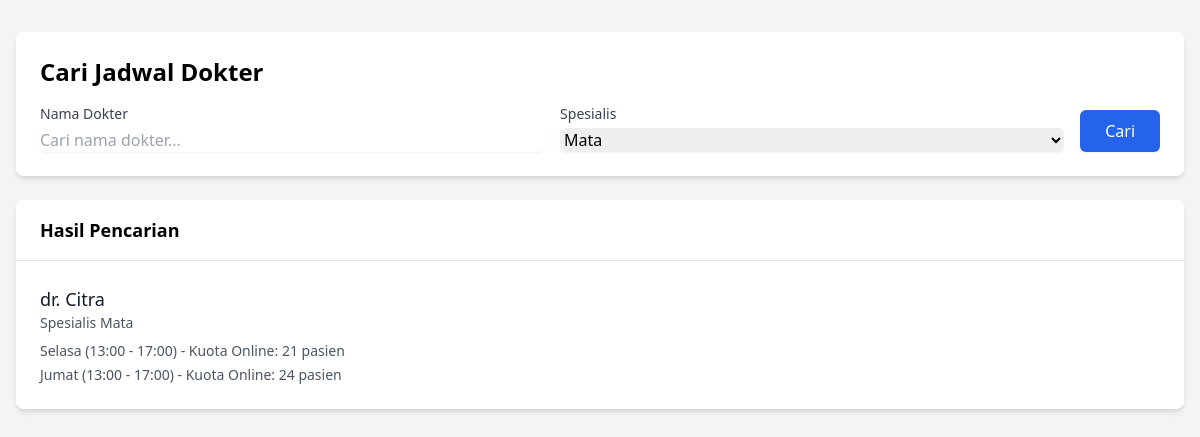
/admin/jadwal_dokter.php?specialist=Mata, run on the app's committed database.
### tables this page shows
CREATE TABLE `jadwal_dokter` (
  `ID_Jadwal` int(11) NOT NULL,
  `ID_Dokter` int(11) DEFAULT NULL,
  `Jam_Mulai` time NOT NULL,
  `Jam_Selesai` time NOT NULL,
  `Kuota_Online` int(11) DEFAULT NULL,
  `Kuota_Offline` int(11) DEFAULT NULL,
  `Max_Pasien` int(11) NOT NULL DEFAULT 20,
  `Hari` varchar(20) NOT NULL,
  `Status` enum('Aktif','Tidak Aktif') DEFAULT 'Aktif',
  `Keterangan` text DEFAULT NULL
);

### admin/jadwal_dokter.php (the view, shortened to what this page needs)
<?php
require_once('../config/db_connection.php');
$query_specialists = "SELECT DISTINCT Spesialis FROM Dokter ORDER BY Spesialis";
$specialists = $conn->query($query_specialists)->fetch_all(MYSQLI_ASSOC);
$search_doctor = isset($_GET['search_doctor']) ? $_GET['search_doctor'] : '';
$selected_specialist = isset($_GET['specialist']) ? $_GET['specialist'] : '';
$query = "SELECT
    d.ID_Dokter,
    d.Nama as nama_dokter,
    d.Spesialis,
    jd.Hari,
    jd.Jam_Mulai,
    jd.Jam_Selesai,
    jd.Kuota_Online,
    jd.Status
FROM dokter d
LEFT JOIN jadwal_dokter jd ON d.ID_Dokter = jd.ID_Dokter
WHERE jd.Status = 'Aktif'";
if (!empty($selected_specialist)) {
    $query .= " AND d.Spesialis = ?";
}
$query .= " ORDER BY d.Nama, FIELD(jd.Hari, 'Senin', 'Selasa', 'Rabu', 'Kamis', 'Jumat', 'Sabtu', 'Minggu')";
$stmt = $conn->prepare($query);
if (!empty($search_doctor) && !empty($selected_specialist)) {
    $search_param = "%$search_doctor%";
    $stmt->bind_param("ss", $search_param, $selected_specialist);
} elseif (!empty($search_doctor)) {
    $search_param = "%$search_doctor%";
    $stmt->bind_param("s", $search_param);
} elseif (!empty($selected_specialist)) {
    $stmt->bind_param("s", $selected_specialist);
}
$stmt->execute();
$result = $stmt->get_result();
$schedules = [];
while ($row = $result->fetch_assoc()) {
    $doctorId = $row['ID_Dokter'];
    if (!isset($schedules[$doctorId])) {
        $schedules[$doctorId] = [
            'nama_dokter' => $row['nama_dokter'],
            'Spesialis' => $row['Spesialis'],
            'jadwal' => []
        ];
    }
    if ($row['Hari']) {
        $schedules[$doctorId]['jadwal'][] = [
            'hari' => $row['Hari'],
            'jam_mulai' => $row['Jam_Mulai'],
            'jam_selesai' => $row['Jam_Selesai'],
            'kuota_online' => $row['Kuota_Online']
        ];
    }
}
?>
<!DOCTYPE html>
<html lang="id">
<head>
    <link href="https://cdn.jsdelivr.net/npm/tailwindcss@2.2.19/dist/tailwind.min.css" rel="stylesheet">
</head>
<body class="bg-gray-100">
    <div class="max-w-7xl mx-auto px-4 py-8">
        <div class="bg-white rounded-lg shadow-md p-6 mb-6">
            <h2 class="text-2xl font-bold mb-4">Cari Jadwal Dokter</h2>
            <form method="GET" class="space-y-4 md:space-y-0 md:flex md:space-x-4">
                <div class="flex-1">
                    <label class="block text-sm font-medium text-gray-700">Nama Dokter</label>
                    <input
                        type="text"
                        name="search_doctor"
                        value="<?php echo htmlspecialchars($search_doctor); ?>"
                        class="mt-1 block w-full rounded-md border-gray-300 shadow-sm focus:border-blue-500 focus:ring-blue-500"
                        placeholder="Cari nama dokter...">
                </div>
                <div class="flex-1">
                    <label class="block text-sm font-medium text-gray-700">Spesialis</label>
                    <select
                        name="specialist"
                        class="mt-1 block w-full rounded-md border-gray-300 shadow-sm focus:border-blue-500 focus:ring-blue-500">
                        <?php foreach ($specialists as $specialist): ?>
                            <option
                                value="<?php echo htmlspecialchars($specialist['Spesialis']); ?>"
                                <?php echo $selected_specialist === $specialist['Spesialis'] ? 'selected' : ''; ?>>
                                <?php echo htmlspecialchars($specialist['Spesialis']); ?>
                            </option>
                        <?php endforeach; ?>
                    </select>
                </div>
                <div class="flex items-end">
                    <button
                        type="submit"
                        class="w-full md:w-auto px-6 py-2 border border-transparent rounded-md shadow-sm text-white bg-blue-600 hover:bg-blue-700 focus:outline-none focus:ring-2 focus:ring-offset-2 focus:ring-blue-500">
                        Cari
                    </button>
                </div>
            </form>
        </div>
        <div class="bg-white rounded-lg shadow-md">
            <div class="px-6 py-4 border-b border-gray-200">
                <h3 class="text-lg font-semibold">Hasil Pencarian</h3>
            </div>
            <?php if (empty($schedules)): ?>
                <div class="p-6 text-center text-gray-500">
                    Tidak ada jadwal dokter yang ditemukan
                </div>
            <?php else: ?>
                <div class="divide-y divide-gray-200">
                    <?php foreach ($schedules as $schedule): ?>
                        <div class="p-6">
                            <div class="flex justify-between items-start">
                                <div>
                                    <h4 class="text-lg font-medium text-gray-900">
                                        <?php echo htmlspecialchars($schedule['nama_dokter']); ?>
                                    </h4>
                                    <p class="text-sm text-gray-600">
                                        Spesialis <?php echo htmlspecialchars($schedule['Spesialis']); ?>
                                    </p>
                                    <div class="mt-2 space-y-1">
                                        <?php foreach ($schedule['jadwal'] as $jadwal): ?>
                                            <p class="text-sm text-gray-600">
                                                <?php
                                                echo htmlspecialchars(sprintf(
                                                    "%s (%s - %s) - Kuota Online: %d pasien",
                                                    $jadwal['hari'],
                                                    date('H:i', strtotime($jadwal['jam_mulai'])),
                                                    date('H:i', strtotime($jadwal['jam_selesai'])),
                                                    $jadwal['kuota_online']
                                                ));
                                                ?>
                                            </p>
                                        <?php endforeach; ?>
                                    </div>
                                </div>
                            </div>
                        </div>
                    <?php endforeach; ?>
                </div>
            <?php endif; ?>
        </div>
    </div>
</body>
</html>

### data on the page
jadwal_dokter: Hari+Jam_Mulai+Jam_Selesai "Selasa (13:00 - 17:00) - Kuota Online: 21 pasien"
jadwal_dokter: Hari+Jam_Mulai+Jam_Selesai "Jumat (13:00 - 17:00) - Kuota Online: 24 pasien"

### other printed values
$schedule['nama_dokter'] "dr. Citra"
$schedule['Spesialis'] "Mata"
form field specialist "Mata"
